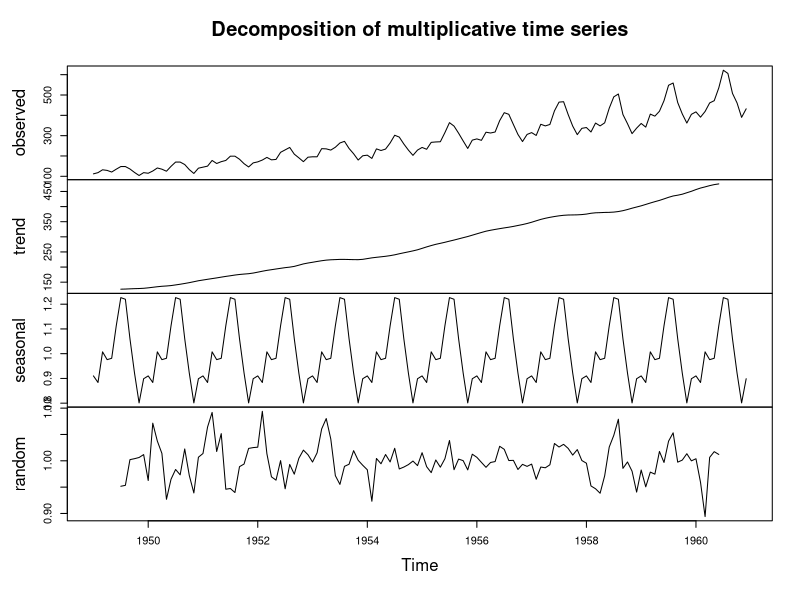
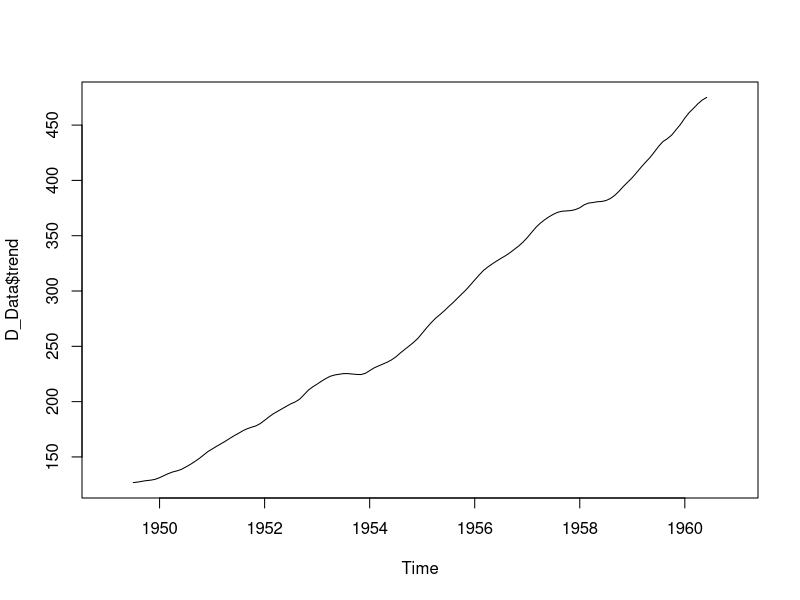
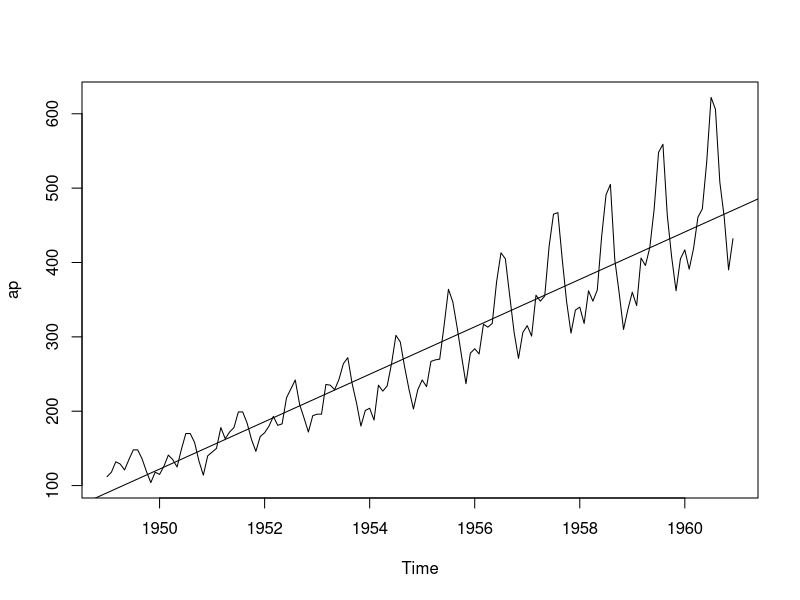
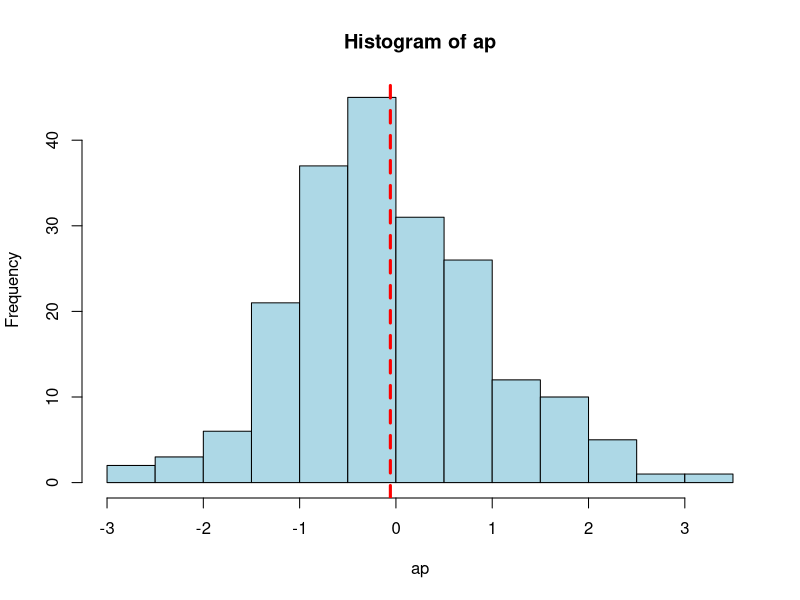
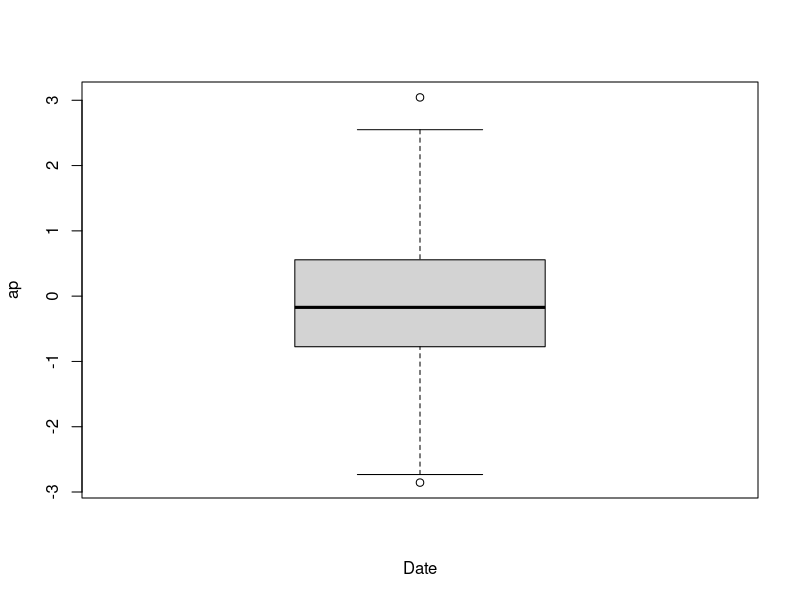
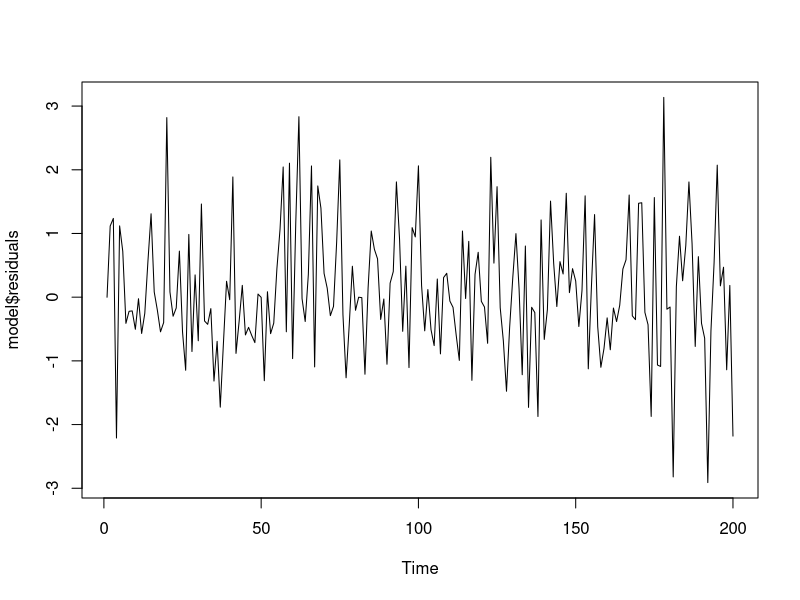
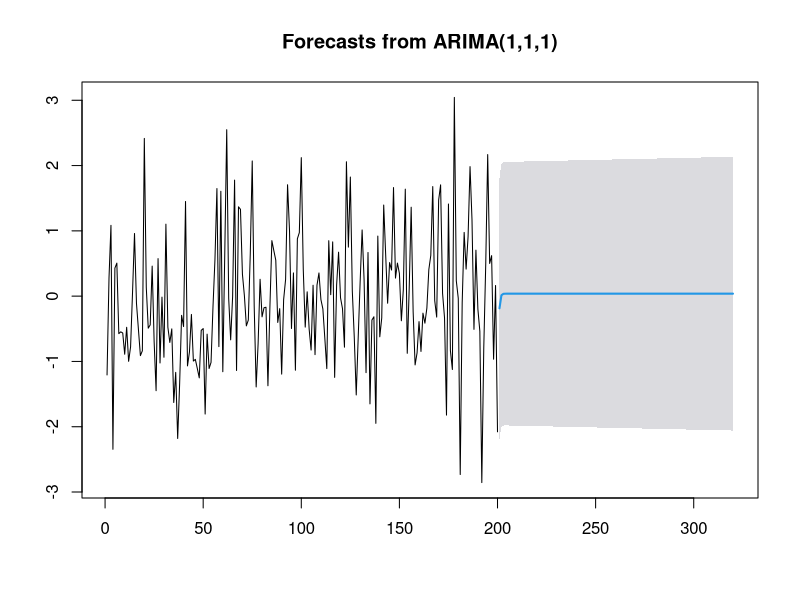

Generate these figures, in order, with R:

data("AirPassengers")
class(AirPassengers)
sum(is.na(AirPassengers))
D_Data=decompose(AirPassengers,"multiplicative")
#decompose : Decomposing a seasonal time series means separating the time series into these three components.(trend,Sesonsal & random)
plot(D_Data)
D_Data$trend
plot(D_Data$trend)
ap=AirPassengers
cycle(ap)

#Train & Test
library(caTools)
Sample_A=sample.split(AirPassengers,SplitRatio = 0.8)
Sample_A
Train_A= subset(AirPassengers,Sample_A=="TRUE")
Train_A
Test_A= subset(AirPassengers,Sample_A=="FALSE")
Test_A

#model
plot(ap)
abline(re=lm(ap~time(ap)))
 
# histogram plot 
set.seed(1234); ap<-rnorm(200)
hist(ap, col="lightblue")
abline(v = mean(ap), col="red", lwd=3, lty=2)

# boxplot
boxplot(ap~cycle(ap),xlab="Date")

# start & end
start(ap)
end(ap)

# forecast
install.packages("forecast")
library(forecast)

#auto arima: which combines unit root tests, minimisation of the AICc and MLE to obtain an ARIMA mode
model=auto.arima(ap)
model
auto.arima(ap,trace = TRUE,ic = "aic",stepwise = FALSE )

#(time-series)
install.packages("tseries")
library(tseries)
library(forecast)
plot.ts(model$residuals)
myforcast=forecast(model,level=95,h=10*12)
plot(myforcast)
